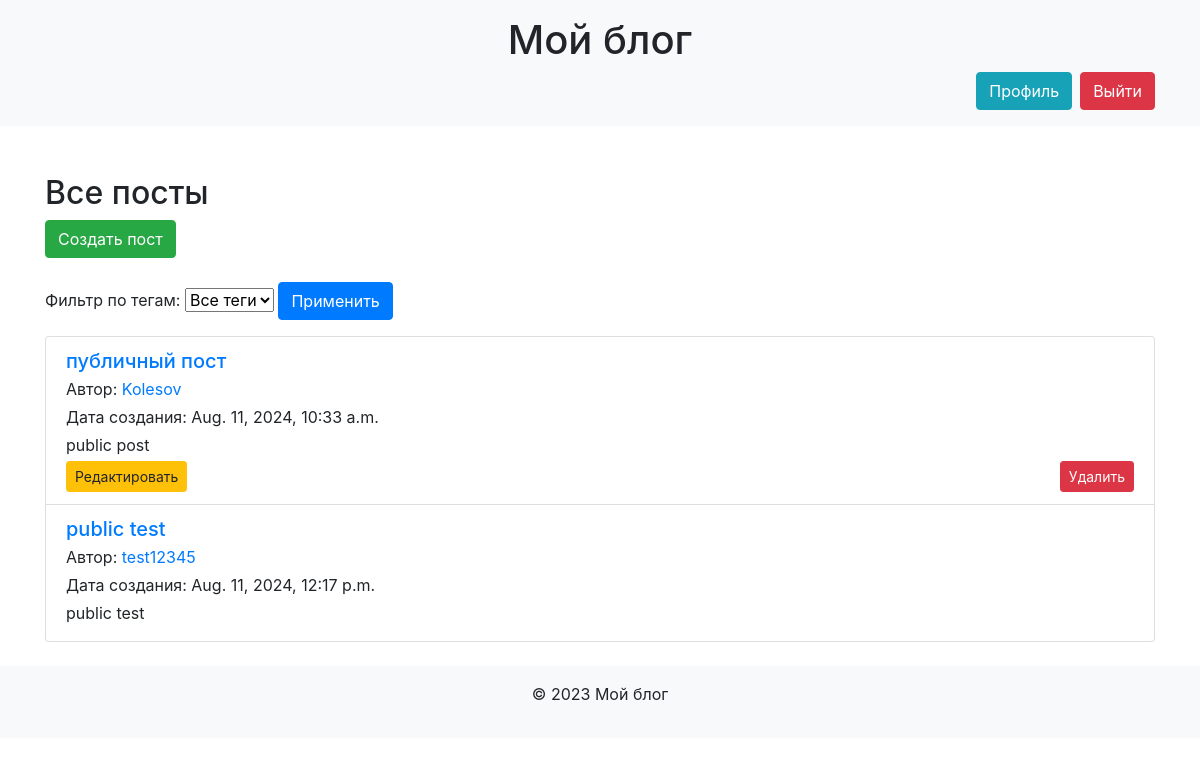
The page /post_list/ (signed in) on the database as committed earlier.
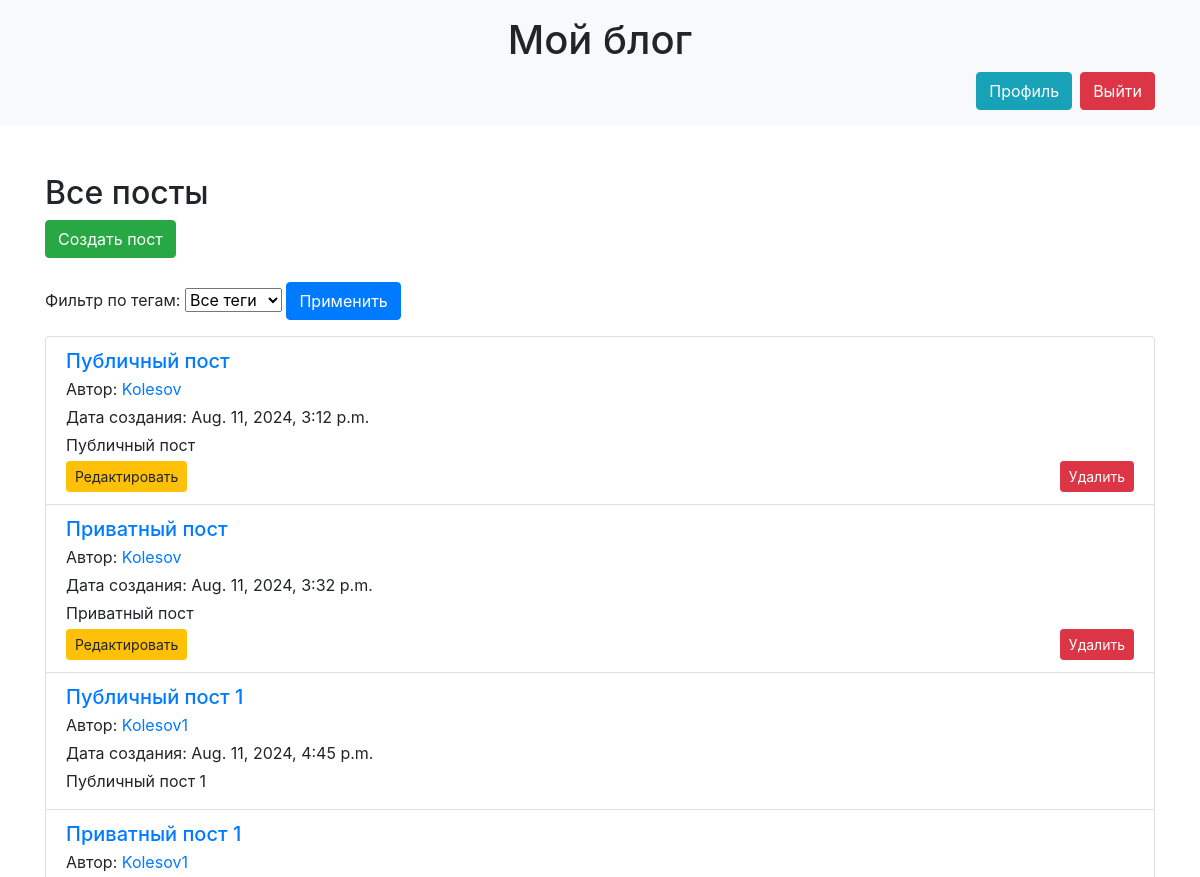
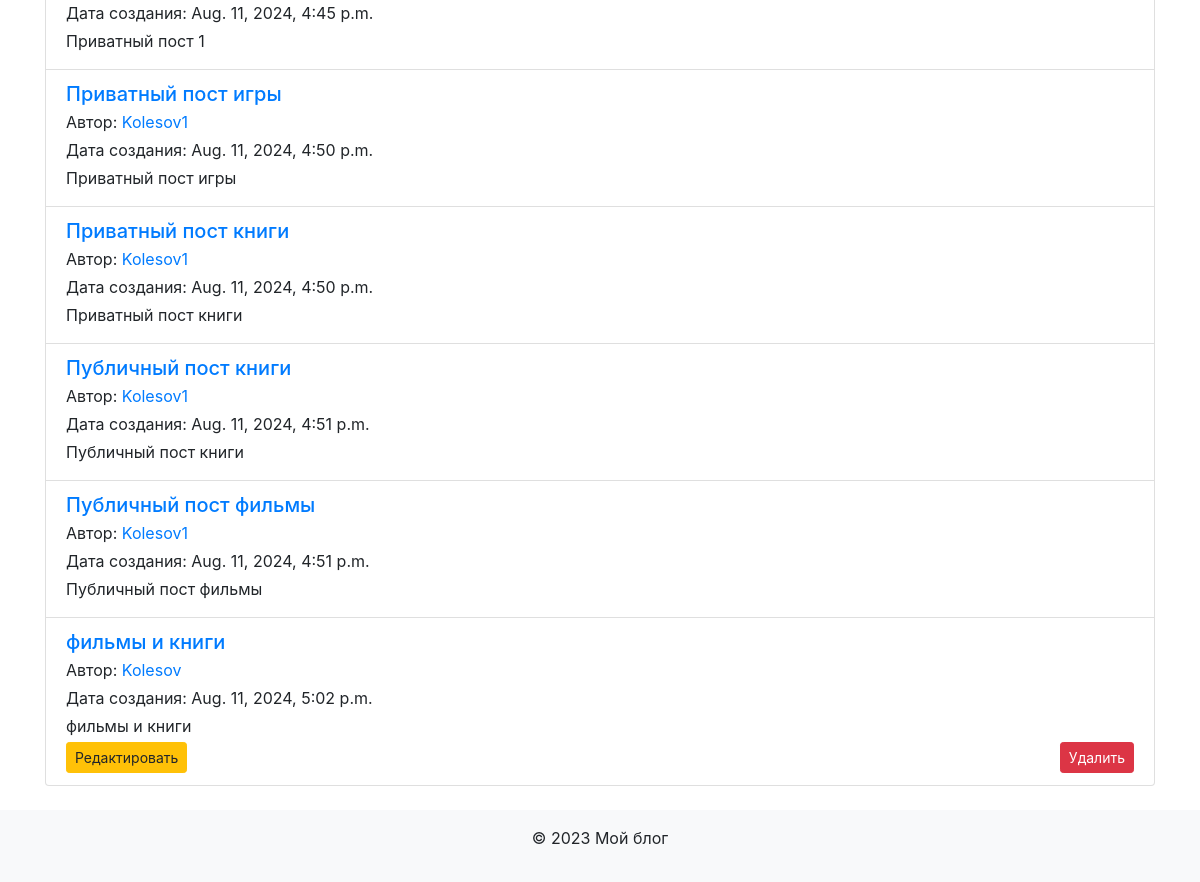
The same page on the database as committed later (2 pictures, top to bottom).
### blog_project/blog/models.py (models this page shows, shortened)
class Post(models.Model):
    title = models.CharField(max_length=200)
    text = models.TextField()
    author = models.ForeignKey(User, on_delete=models.CASCADE)
    is_private = models.BooleanField(default=False)
    created_at = models.DateTimeField(auto_now_add=True)
    updated_at = models.DateTimeField(auto_now=True)
    tags = models.ManyToManyField('Tag', blank=True, related_name='posts')

### blog_project/blog/views.py (the view)
# urls.py: path('post_list/', views.post_list, name='post_list'),
@login_required(login_url='login')
def post_list(request):
    tags = Tag.objects.all()
    selected_tag = request.GET.get('tag')
    posts = Post.objects.none()
    if request.user.is_authenticated:
        subscription_posts = get_subscription_posts(request.user)
        print(f"Subscription posts count: {subscription_posts.count()}")
        if selected_tag:
            print(f"Filtering posts with tag id: {selected_tag}")
            posts = subscription_posts.filter(tags__id=int(selected_tag)).distinct()
            print(f"Filtered posts count: {posts.count()}")
        else:
            if subscription_posts.exists():
                subscription_posts = subscription_posts.distinct()
                posts = subscription_posts | Post.objects.filter(author=request.user).distinct() | Post.objects.filter(is_private=False).distinct()
            else:
                posts = Post.objects.filter(is_private=False).distinct()
    else:
        if selected_tag:
            posts = Post.objects.filter(tags__id=int(selected_tag), is_private=False).distinct()
        else:
            posts = Post.objects.filter(is_private=False).distinct()
    context = {
        'posts': posts,
        'tags': tags,
        'selected_tag': selected_tag,
    }
    return render(request, 'blog/post_list.html', context)

### blog_project/blog/views.py (called while the page is built)
def get_subscription_posts(user):
    subscriptions = Subscription.objects.filter(subscriber=user)
    if not subscriptions.exists():
        return Post.objects.none()
    posts = Post.objects.filter(author__in=[sub.subscribed_to for sub in subscriptions]).distinct()
    return posts

### blog_project/blog/templates/blog/post_list.html (shortened to what this page needs)
<!DOCTYPE html>
<html lang="en">
<head>
    <link rel="stylesheet" href="https://stackpath.bootstrapcdn.com/bootstrap/4.5.2/css/bootstrap.min.css">
</head>
<body>
    <header class="bg-light py-3">
        <div class="container">
            <h1 class="text-center">Мой блог</h1>
            {% if user.is_authenticated %}
                <div class="d-flex justify-content-end">
                    <a href="{% url 'profile' user.username %}" class="btn btn-info mr-2">Профиль</a>
                    <form action="{% url 'logout' %}" method="post">
                        <button type="submit" class="btn btn-danger">Выйти</button>
                    </form>
                </div>
            {% else %}
                <div class="d-flex justify-content-end">
                    <a href="{% url 'login' %}" class="btn btn-primary mr-2">Войти</a>
                    <a href="{% url 'register' %}" class="btn btn-success">Зарегистрироваться</a>
                </div>
            {% endif %}
        </div>
    </header>
    <main class="container py-4">
        {% block content %}
        <div class="mt-4">
            <h2>Все посты</h2>
            {% if user.is_authenticated %}
                <div class="mb-4">
                    <a href="{% url 'create_post' %}" class="btn btn-success">Создать пост</a>
                </div>
            {% endif %}
            <form method="get" class="mb-3">
                <label for="tag-select">Фильтр по тегам:</label>
                <select name="tag" id="tag-select">
                    <option value="">Все теги</option>
                </select>
                <button type="submit" class="btn btn-primary">Применить</button>
            </form>
            {% if posts %}
                <div class="list-group">
                    {% for post in posts %}
                        <div class="list-group-item">
                            <h5 class="mb-1"><a href="{% url 'post_detail' post.id %}">{{ post.title }}</a></h5>
                            <p class="mb-1">
                                Автор:
                                <a href="{% url 'profile' post.author.username %}">{{ post.author.username }}</a>
                            </p>
                            <p class="mb-1">Дата создания: {{ post.created_at }}</p>
                            <p class="mb-1">{{ post.text|truncatewords:20 }}</p>
                            <div class="d-flex justify-content-between">
                                {% if user.is_authenticated and post.author == user %}
                                    <a href="{% url 'edit_post' post.id %}" class="btn btn-warning btn-sm">Редактировать</a>
                                    <form method="post" action="{% url 'delete_post' post.id %}">
                                        <button type="submit" class="btn btn-danger btn-sm">Удалить</button>
                                    </form>
                                {% endif %}
                            </div>
                        </div>
                    {% endfor %}
                </div>
            {% else %}
                <p>Постов пока нет.</p>
            {% endif %}
        </div>
        {% endblock %}
    </main>
    <footer class="bg-light py-3 text-center">
        <p>&copy; 2023 Мой блог</p>
    </footer>
</body>
</html>

Rows that differ between the two databases and show on the page:
removed Post: title "публичный пост", author.username "Kolesov", created_at "Aug. 11, 2024, 10:33 a.m.", text "public post", shows "Редактировать"
removed Post: title "public test", author.username "test12345", created_at "Aug. 11, 2024, 12:17 p.m.", text "public test"
added Post: title "Публичный пост", author.username "Kolesov", created_at "Aug. 11, 2024, 3:12 p.m.", text "Публичный пост", shows "Редактировать"
added Post: title "Приватный пост", author.username "Kolesov", created_at "Aug. 11, 2024, 3:32 p.m.", text "Приватный пост", shows "Редактировать"
added Post: title "Публичный пост 1", author.username "Kolesov1", created_at "Aug. 11, 2024, 4:45 p.m.", text "Публичный пост 1"
added Post: title "Приватный пост 1", author.username "Kolesov1", created_at "Aug. 11, 2024, 4:45 p.m.", text "Приватный пост 1"
added Post: title "Приватный пост игры", author.username "Kolesov1", created_at "Aug. 11, 2024, 4:50 p.m.", text "Приватный пост игры"
added Post: title "Приватный пост книги", author.username "Kolesov1", created_at "Aug. 11, 2024, 4:50 p.m.", text "Приватный пост книги"
added Post: title "Публичный пост книги", author.username "Kolesov1", created_at "Aug. 11, 2024, 4:51 p.m.", text "Публичный пост книги"
added Post: title "Публичный пост фильмы", author.username "Kolesov1", created_at "Aug. 11, 2024, 4:51 p.m.", text "Публичный пост фильмы"
added Post: title "фильмы и книги", author.username "Kolesov", created_at "Aug. 11, 2024, 5:02 p.m.", text "фильмы и книги", shows "Редактировать"
